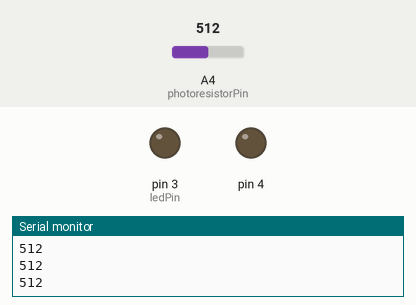
This sketch was run on a simulated Arduino Uno, built with avr-gcc and run on an emulated ATmega328P. On the bench: output pins drawn as LEDs (lit = HIGH), the last lines printed to the serial monitor. The inputs (shaded band) are chosen by the test bench; at power-on: A4 (photoresistorPin) = 512.

Above: at 1.2 s.
1.3 s: A4 (photoresistorPin) set to 316
2.8 s: A4 (photoresistorPin) set to 292
At 4.3 s:
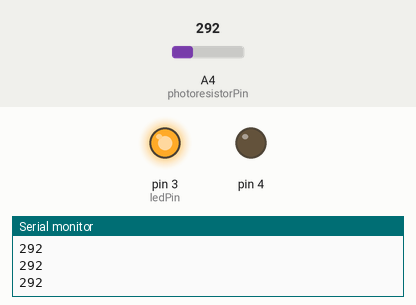
Timing chart, 0 to 5.8 s (numbered marks = the images above; inputs shaded):
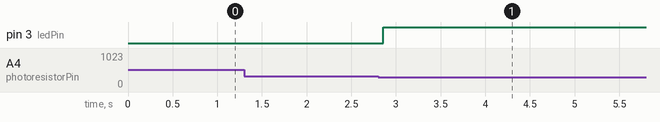

The sketch:

Lab8_A2.ino
```cpp
int photoresistorPin = A4; //value of resistor
int ledPin = 3; //value of led pin
int photoresistorValue = 0; //where current read of photoresistor
int range = 300;//value when light is on

void setup() {
  // put your setup code here, to run once:
  Serial.begin(9600);
  pinMode(4, OUTPUT);
  pinMode(ledPin, OUTPUT);

}

void loop() {
  photoresistorValue = analogRead(photoresistorPin); //reads the photoresistor value
  Serial.println(photoresistorValue); //displays values of photoresistor

  digitalWrite(ledPin, LOW); //LED off by default

  if(photoresistorValue < range) //once the value goes below 300, turns on the light
      digitalWrite(ledPin, HIGH); //turn LED on
}
```

Measured:
- the behaviour switches between 300 and 299 on A4 (photoresistorPin) (found by bisection; images 0 and 1)
- after the input at 2.8 s, pin 3 (ledPin): LOW → HIGH after 0.06 s
